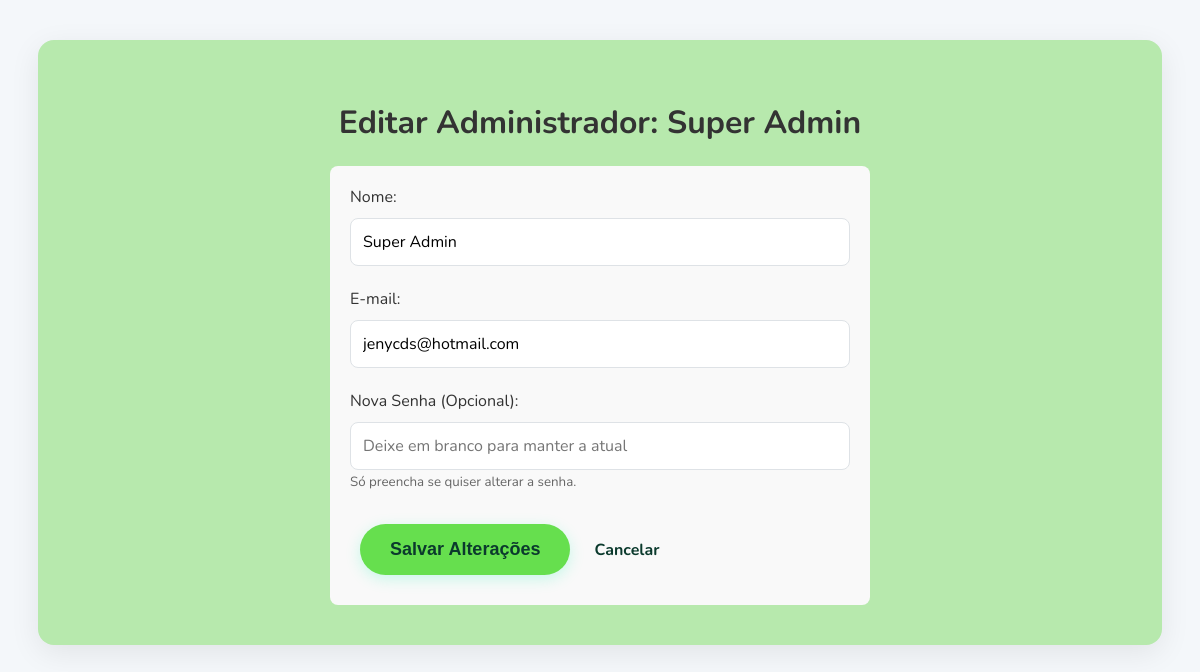
/admin/edit_admin/1 (signed in), run on an earlier commit of the app's database.
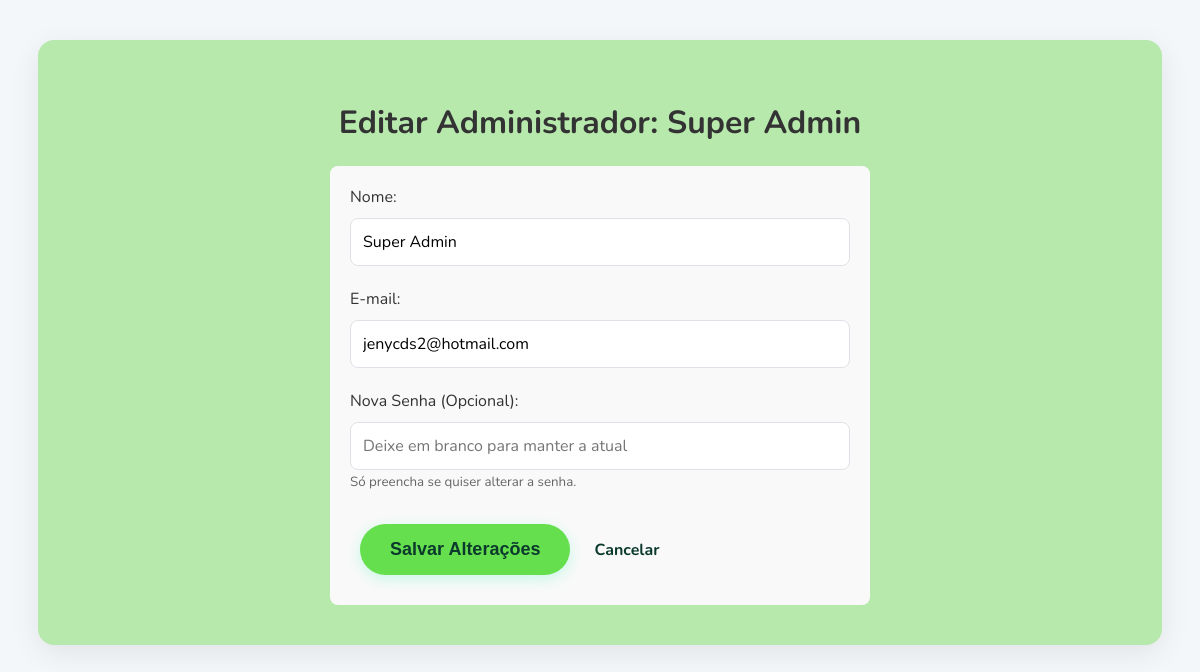
And on a later commit of the database.
### app/models.py (models this page shows, shortened)
class Administrador(db.Model):
    id = db.Column(db.Integer, primary_key=True)
    nome = db.Column(db.String(100), nullable=False)
    email = db.Column(db.String(120), unique=True, nullable=False)
    senha_hash = db.Column(db.String(256), nullable=False)

### app/routes/admin.py (the view, shortened to what this page needs)
@admin_bp.route('/edit_admin/<int:admin_id>', methods=['GET', 'POST'])
def editar_admin(admin_id):
    if not session.get('admin_logged_in'): return redirect(url_for('admin.pagina_admin'))
    admin = Administrador.query.get_or_404(admin_id)
    return render_template('edit_admin.html', admin=admin)

### app/templates/edit_admin.html (shortened to what this page needs)
{% extends 'base.html' %}
{% block content %}
<div class="dashboard-container">
    <h1>Editar Administrador: {{ admin.nome }}</h1>
    <form method="post" style="text-align: left; max-width: 500px; margin: auto; background-color: #f9f9f9; padding: 20px; border-radius: 8px;">
        <label for="nome">Nome:</label><br>
        <input type="text" name="nome" style="width: 100%;" value="{{ admin.nome }}" required><br><br>
        <label for="email">E-mail:</label><br>
        <input type="email" name="email" style="width: 100%;" value="{{ admin.email }}" required><br><br>
        <label for="senha">Nova Senha (Opcional):</label><br>
        <input type="password" name="senha" style="width: 100%;" placeholder="Deixe em branco para manter a atual"><br>
        <small style="color: #666;">Só preencha se quiser alterar a senha.</small><br><br>
        <button type="submit" class="btn">Salvar Alterações</button>
        <a href="{{ url_for('admin.pagina_admin') }}" style="margin-left: 10px;">Cancelar</a>
    </form>
</div>
{% endblock %}

What changed in the data, as far as the page shows it:
changed Administrador "Super Admin": email "jenycds@hotmail.com" → "jenycds2@hotmail.com"
